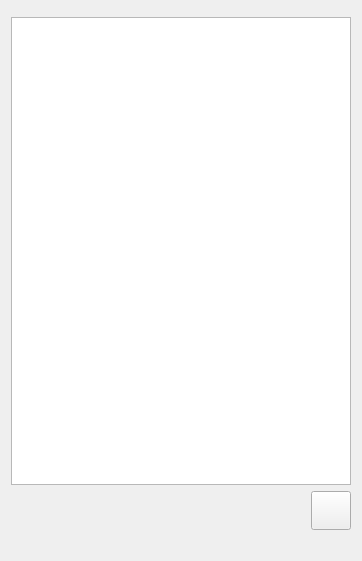
<?xml version="1.0" encoding="UTF-8"?>
<ui version="4.0">
 <class>QtGuiltPatchEditor</class>
 <widget class="QWidget" name="QtGuiltPatchEditor">
  <property name="geometry">
   <rect>
    <x>0</x>
    <y>0</y>
    <width>362</width>
    <height>561</height>
   </rect>
  </property>
  <property name="windowTitle">
   <string>Form</string>
  </property>
  <layout class="QVBoxLayout" name="verticalLayout_2">
   <item>
    <widget class="QWidget" name="toolBar" native="true"/>
   </item>
   <item>
    <widget class="QPlainTextEdit" name="plainTextEdit">
     <property name="lineWrapMode">
      <enum>QPlainTextEdit::NoWrap</enum>
     </property>
    </widget>
   </item>
   <item>
    <layout class="QHBoxLayout" name="horizontalLayoutHeader">
     <item>
      <spacer name="horizontalSpacer">
       <property name="orientation">
        <enum>Qt::Horizontal</enum>
       </property>
       <property name="sizeHint" stdset="0">
        <size>
         <width>40</width>
         <height>20</height>
        </size>
       </property>
      </spacer>
     </item>
     <item>
      <widget class="QToolButton" name="toolButtonSave">
       <property name="text">
        <string/>
       </property>
       <property name="iconSize">
        <size>
         <width>32</width>
         <height>32</height>
        </size>
       </property>
      </widget>
     </item>
    </layout>
   </item>
   <item>
    <widget class="QLabel" name="statusBar">
     <property name="text">
      <string/>
     </property>
    </widget>
   </item>
  </layout>
  <action name="actionSave">
   <property name="icon">
    <iconset resource="../QtGuiltModel/QtGuiltIcons.qrc">
     <normaloff>:/actions/validate</normaloff>:/actions/validate</iconset>
   </property>
   <property name="text">
    <string>Save</string>
   </property>
   <property name="shortcut">
    <string>Ctrl+S</string>
   </property>
   <property name="shortcutContext">
    <enum>Qt::WidgetWithChildrenShortcut</enum>
   </property>
  </action>
 </widget>
 <resources>
  <include location="../QtGuiltModel/QtGuiltIcons.qrc"/>
 </resources>
 <connections/>
</ui>
